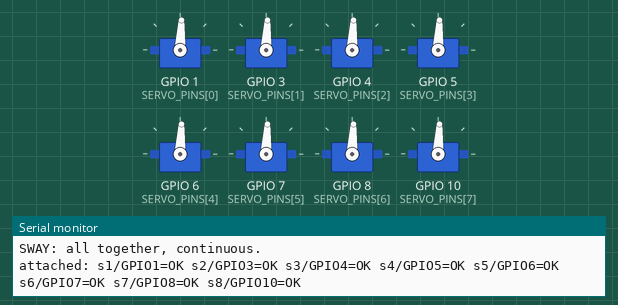
Recording of a sketch running on a simulated ESP32-S3. Parts: 8 × servo, the last lines printed to the serial monitor. Servo pulses on a pin are drawn as a servo (544–2400 µs = 0–180°).

Above: at 23.95 s.
At 26.15 s:
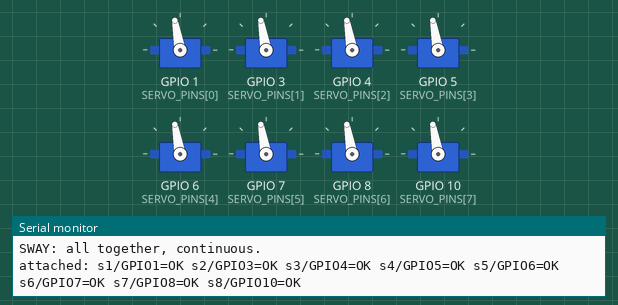
At 29.1 s:
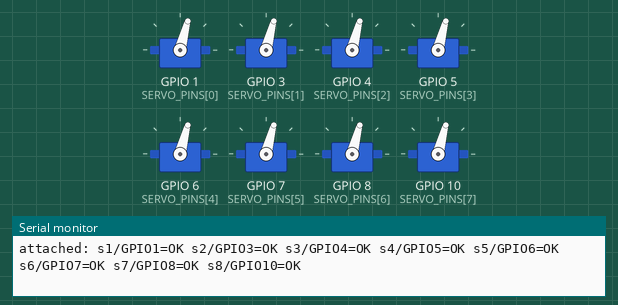
Timing chart, 0 to 31.7 s (numbered marks = the images above):
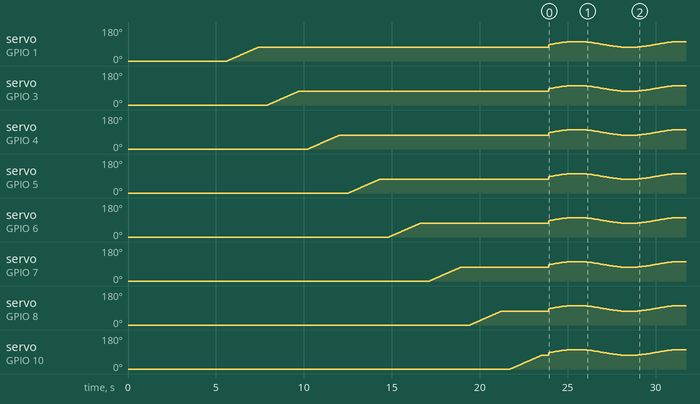

The sketch:

polyp_3x3_native_v3_0.ino
```cpp
/*
 * PROJECT: Polyp (notwled servo console)
 * DEVICE:  3x3 rig, native LEDC servo driver, ESP32-S3 SuperMini
 *
 * v3.0 drops the ESP32Servo library entirely and drives LEDC directly.
 *
 * WHY. Four separate faults were traced to ESP32Servo over this bring-up,
 * every one of which presented as "the servos are bad":
 *   1. DEFAULT_TIMER_WIDTH is 10, so the 20ms frame had only 1024 steps:
 *      19.5us = 1.85 deg = an 8.1mm jump at a 250mm tip. That was the jerk.
 *   2. attach() resets timer_width back to that 10-bit default, so setting
 *      the width before attach() is silently discarded.
 *   3. setTimerWidth()'s tick rescale divides by the bit difference rather
 *      than 2^difference, so the carried tick value is garbage.
 *   4. Its channel allocator handed servos 7 and 8 slots (ids 110, 111,
 *      outside the working contiguous 100-105 block) that the ESP32-S3
 *      doesn't physically have. Both reported attached() == OK and emitted
 *      no pulse. Confirmed on the bench: exactly servos 7 and 8 dead.
 *
 * Driving LEDC directly is about ten lines and nothing is hidden. The core
 * 3.x API assigns channels itself and shares timers across channels at the
 * same frequency, and ledcAttach() returns a real bool we can trust.
 *
 * RESOLUTION: 50Hz, 14-bit (the S3's hardware max, SOC_LEDC_TIMER_BIT_WIDTH).
 *   20000us / 16384 = 1.22us per step = 0.116 deg = 0.505mm at a 250mm tip.
 *   For reference an RC receiver runs about 1us, so this is the same league.
 *
 * Sequence: LOWER all together -> RAISE servo 1..8 one at a time, alone ->
 * SWAY all together, continuously.
 *
 * WIRING: GPIO 1,3,4,5,6,7,8,10 -> servo 1..8. GPIO 2,9,11 unused.
 */

#define VERSION "3.0"

// ---------------- CONFIG ----------------

const int SERVO_COUNT = 8;
const int SERVO_PINS[SERVO_COUNT] = {1, 3, 4, 5, 6, 7, 8, 10};

const float SHAFT_TO_TIP_MM = 250.0;

const int   SERVO_HZ   = 50;
const int   RES_BITS   = 14;     // ESP32-S3 hardware maximum
const int   MIN_US     = 500;    // pulse at 0 deg
const int   MAX_US     = 2400;   // pulse at 180 deg

const float LOWER_DEG = 0.0;
const unsigned long LOWER_HOLD_MS = 2500;

const float RAISE_TO_DEG  = 75.0;
const float RISE_STEP_DEG = 1.0;   // 1.0 = 4.4mm at the tip; 0.1 glides
const int   RISE_STEP_MS  = 25;
const int   PAUSE_BETWEEN_SERVOS_MS = 400;

const float OSC_LOW_DEG   = 75.0;
const float OSC_HIGH_DEG  = 105.0;
const float SWAY_PERIOD_S = 6.0;

float angleTrim[SERVO_COUNT] = {0, 0, 0, 0, 0, 0, 0, 0};

// -----------------------------------------

bool attachedOk[SERVO_COUNT];

// 20ms frame split into 2^RES_BITS ticks; duty is simply the fraction of
// the frame the pulse is high.
const uint32_t TICKS = 1UL << RES_BITS;

uint32_t usToDuty(float us) {
  float periodUs = 1000000.0 / SERVO_HZ;
  return (uint32_t)lroundf(us * (float)TICKS / periodUs);
}

float degToUs(float deg) {
  if (deg < 0) deg = 0;
  if (deg > 180) deg = 180;
  return MIN_US + (deg / 180.0f) * (MAX_US - MIN_US);
}

void writeDeg(int i, float deg) {
  if (!attachedOk[i]) return;
  ledcWrite(SERVO_PINS[i], usToDuty(degToUs(deg + angleTrim[i])));
}

void printStatusLine() {
  // one line, not a burst: the S3's USB CDC drops multi-line bursts when
  // the host isn't already reading, which truncated every earlier report.
  Serial.print("attached:");
  for (int i = 0; i < SERVO_COUNT; i++) {
    Serial.printf(" s%d/GPIO%d=%s", i + 1, SERVO_PINS[i],
                  attachedOk[i] ? "OK" : "FAIL");
  }
  Serial.println();
}

void setup() {
  Serial.begin(115200);
  delay(3000);
  Serial.printf("\nPolyp 3x3 native LEDC, firmware v%s\n", VERSION);

  for (int i = 0; i < SERVO_COUNT; i++) {
    attachedOk[i] = ledcAttach(SERVO_PINS[i], SERVO_HZ, RES_BITS);
  }
  for (int i = 0; i < SERVO_COUNT; i++) {
    writeDeg(i, LOWER_DEG);
  }

  printStatusLine();

  float usPerTick = (1000000.0 / SERVO_HZ) / (float)TICKS;
  float degPerTick = usPerTick / ((float)(MAX_US - MIN_US) / 180.0);
  Serial.printf("%d-bit: %.3f us/step, %.4f deg/step, %.3f mm at tip\n",
                RES_BITS, usPerTick, degPerTick,
                SHAFT_TO_TIP_MM * sinf(radians(degPerTick)));

  Serial.printf("LOWER: all to %.0f deg, holding %lums\n", LOWER_DEG, LOWER_HOLD_MS);
  delay(LOWER_HOLD_MS);

  Serial.println("RAISE: one at a time, in order.");
  for (int i = 0; i < SERVO_COUNT; i++) {
    Serial.printf("  >> servo%d GPIO%d\n", i + 1, SERVO_PINS[i]);
    Serial.flush();
    for (float d = LOWER_DEG; d <= RAISE_TO_DEG; d += RISE_STEP_DEG) {
      writeDeg(i, d);
      delay(RISE_STEP_MS);
    }
    writeDeg(i, RAISE_TO_DEG);
    delay(PAUSE_BETWEEN_SERVOS_MS);
  }

  Serial.println("SWAY: all together, continuous.");
}

void loop() {
  const float mid = (OSC_LOW_DEG + OSC_HIGH_DEG) / 2.0;
  const float amp = (OSC_HIGH_DEG - OSC_LOW_DEG) / 2.0;

  float t = millis() / 1000.0;
  float angleDeg = mid + amp * sinf((2.0 * PI / SWAY_PERIOD_S) * t);

  for (int i = 0; i < SERVO_COUNT; i++) {
    writeDeg(i, angleDeg);
  }

  static unsigned long lastReport = 0;
  if (millis() - lastReport > 5000) {
    lastReport = millis();
    printStatusLine();
  }

  delay(1000 / SERVO_HZ);
}
```
